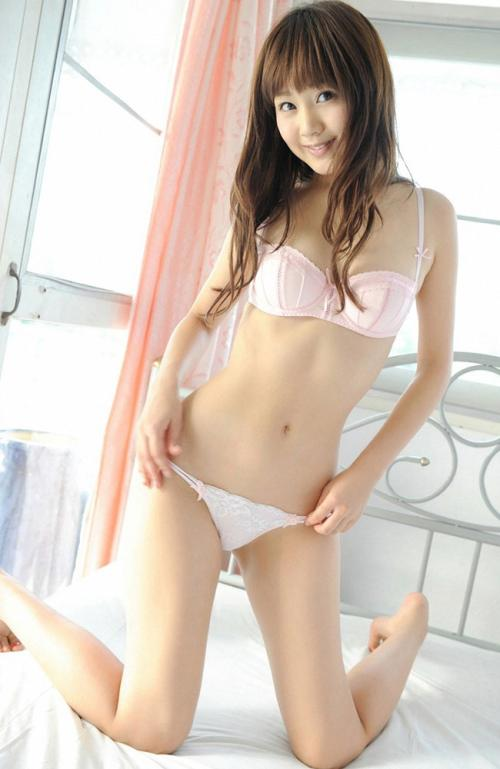
#> input picture img/bijini.jpg, 500 x 769 px
$ python char_picture2.py
#> lines starting #> are read from the running program, lines starting #| are printed output that depends on the picture
#!/usr/bin/env python
# -*- coding: utf-8 -*-
# @Time : 2020/12/1
# @Author : AlexZ33
# @Site :
# @File : char_picture2.py
# @Software: PyCharm
from PIL import Image
img = Image.open("./img/bijini.jpg") # 打开
#> img is the input picture: PIL image 500x769 RGB; mean R, G, B 214.9, 201.2, 189.9
# img = Image.open("./img/cat.jpg") # 打开
out = img.convert("L") # 灰度
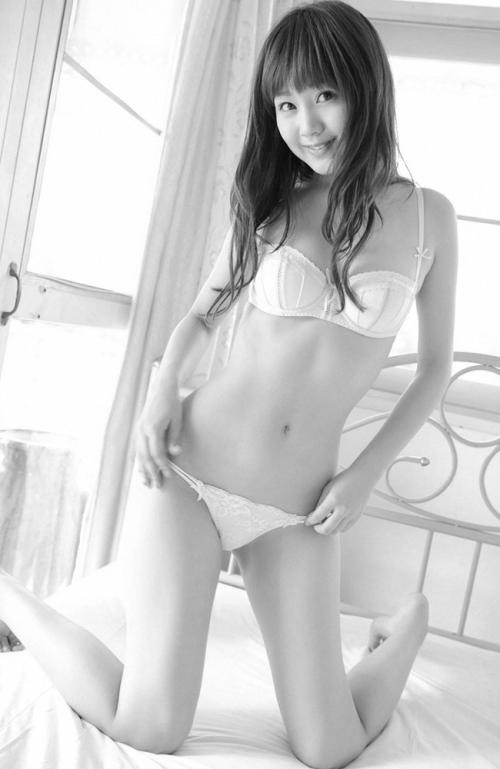
#> out: PIL image 500x769 L; min 1, max 255, mean 204
width, height = out.size # 赋值
#> width = 500; height = 769
out = out.resize((int(width * 0.2),int(height * 0.1))) # 改变图像的大小
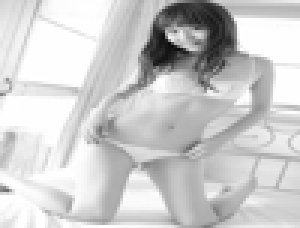
#> out: PIL image 100x76 L (shown 3 times larger); min 11, max 255, mean 204
width, height = out.size # 赋值
#> width = 100; height = 76
asciis = "@%#*+=-. "
texts  = ""
for row in range(height):
    for col in range(width):
        gray = out.getpixel((col,row))
        texts += asciis[int(gray / 255 * 8)]
    texts += "\n"
with open("bijini.txt","w") as file:
    file.write(texts)

$ run again, with img/cat.jpg copied over img/bijini.jpg
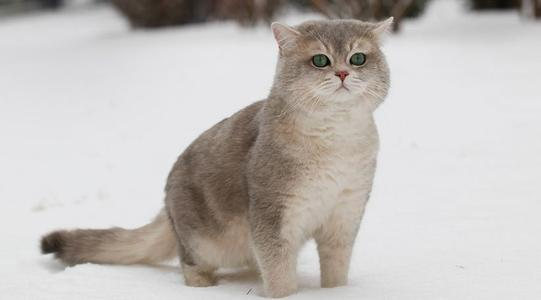
#> input picture img/cat.jpg, 541 x 300 px
#> img is the input picture: PIL image 541x300 RGB; mean R, G, B 193.4, 188.9, 185.4
#> `out = img.convert("L")`:
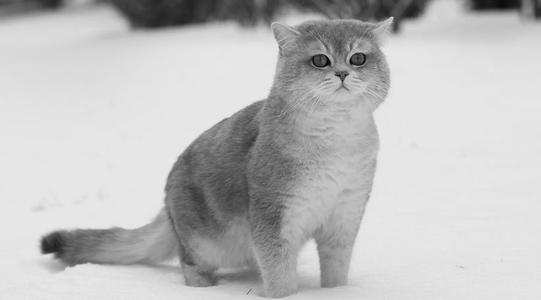
#> out: PIL image 541x300 L; min 1, max 240, mean 189.8
#> `out = out.resize((int(width * 0.2),int(height * 0.1)))`:
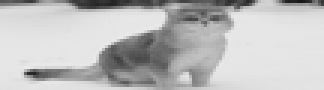
#> out: PIL image 108x30 L (shown 3 times larger); min 24, max 235, mean 189.8

$ run again, with img/image.jpg copied over img/bijini.jpg
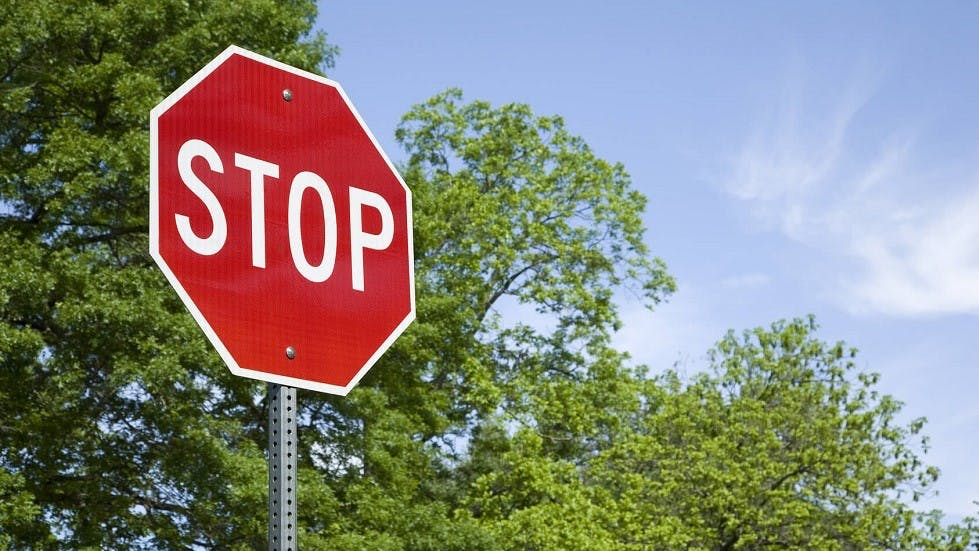
#> input picture img/image.jpg, 979 x 551 px
#> img is the input picture: PIL image 979x551 RGB; mean R, G, B 133.1, 133.3, 123.1
#> `out = img.convert("L")`:
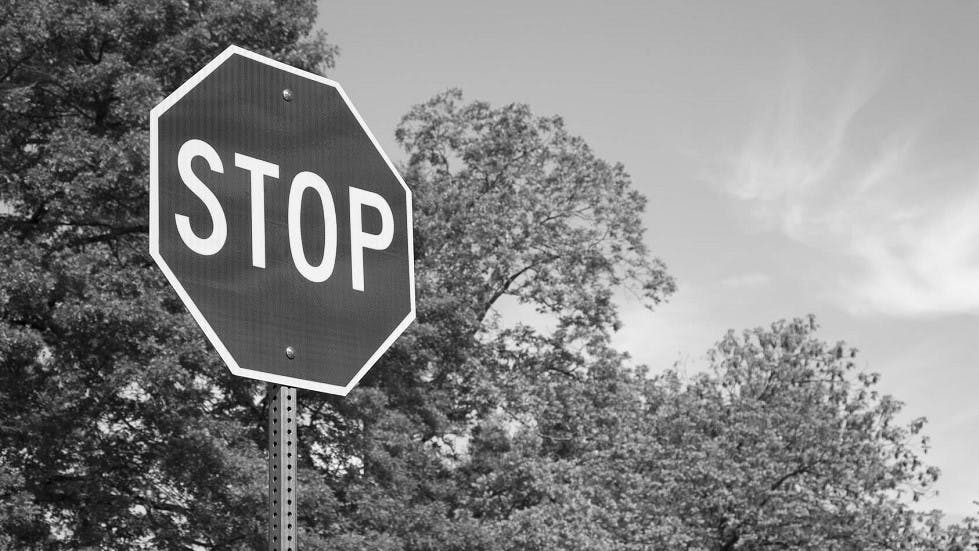
#> out: PIL image 979x551 L; min 0, max 255, mean 132
#> `out = out.resize((int(width * 0.2),int(height * 0.1)))`:
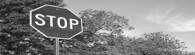
#> out: PIL image 195x55 L; min 17, max 255, mean 132

$ run again, with img/rcnn.jpg copied over img/bijini.jpg
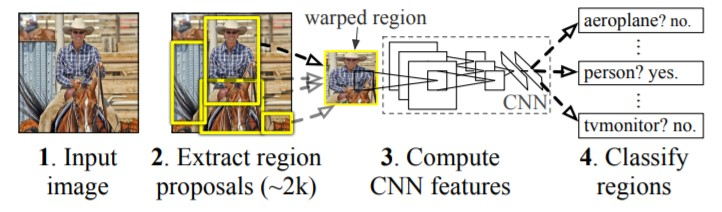
#> input picture img/rcnn.jpg, 722 x 212 px
#> img is the input picture: PIL image 722x212 RGB; mean R, G, B 217.2, 214.3, 206.9
#> `out = img.convert("L")`:
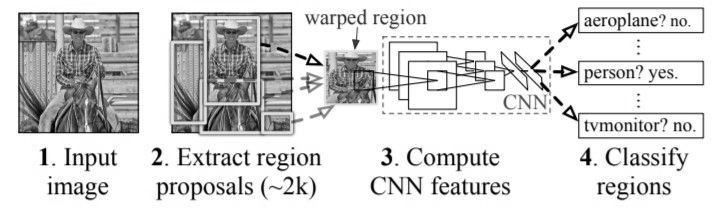
#> out: PIL image 722x212 L; min 0, max 255, mean 214.3
#> `out = out.resize((int(width * 0.2),int(height * 0.1)))`:
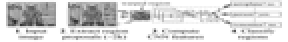
#> out: PIL image 144x21 L (shown 2 times larger); min 43, max 255, mean 213.9
